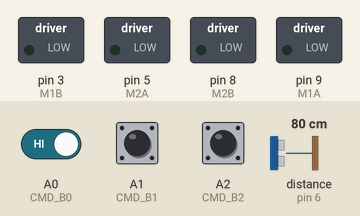
The sketch below on a simulated Arduino Uno, built with avr-gcc and run on an emulated ATmega328P. On the bench: switched loads named in the sketch (green lamp = pin HIGH). The inputs (shaded band) are chosen by the test bench; at power-on: A1 (CMD_B1) HIGH, A2 (CMD_B2) HIGH, A0 (CMD_B0) HIGH, distance to the obstacle (sensor on pin 6) 80 cm. The echo pulse lasts 58.3 µs per cm; pins used as bus, display or sensor lines are not drawn; what the sketch prints to the serial monitor is not drawn.

Above: at 2.2 s.
2.3 s: A1 (CMD_B1) pulled LOW for 0.15 s
At 2.38 s:
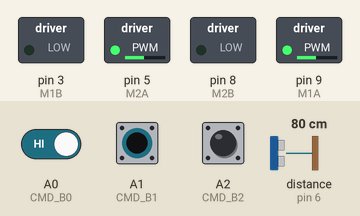
3.9 s: A2 (CMD_B2) pulled LOW for 0.15 s
At 3.98 s:
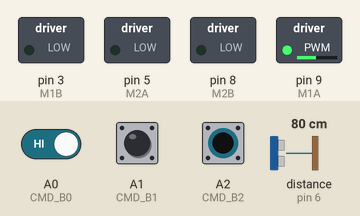
5.5 s: A2 (CMD_B2) pulled LOW for 3.2 s
At 9.2 s:
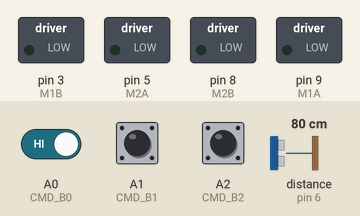
10.2 s: A1 (CMD_B1) pulled LOW for 3.2 s
At 10.6 s:
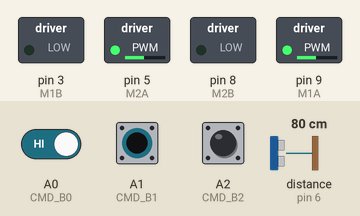
14.9 s: A0 (CMD_B0) driven LOW and A1 (CMD_B1) driven LOW
At 15.3 s:
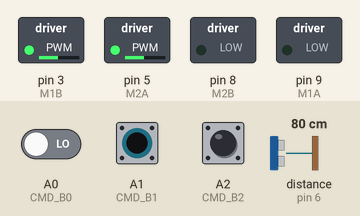
16.4 s: A1 (CMD_B1) driven HIGH
At 17.6 s:
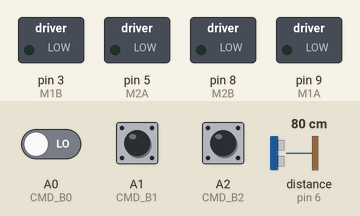
Timing chart, 0 to 18.9 s (numbered marks = the images above; inputs shaded):
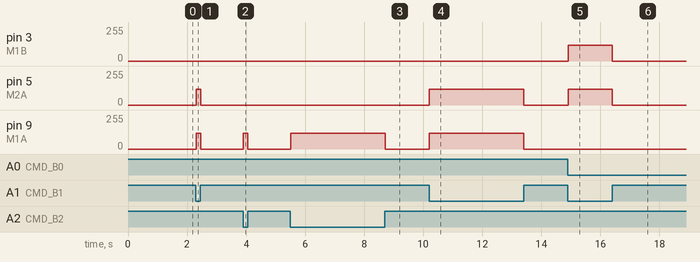

The sketch:

RoverRemote.ino
```cpp
/*
  Remote-Controlled Rover (MDD3A driver) — commanded by the Raspberry Pi
  ----------------------------------------------------------------------
  Successor to RoverTestV2.ino. The Pi (pi/rover_pi.py) holds a 3-bit
  command code on three GPIO pins; this sketch reads it and drives the
  motors. Code 5 hands control back to the original autonomous
  obstacle-avoidance loop.

  Command code (B2 B1 B0):
    0 stop | 1 forward | 2 backward | 3 left | 4 right | 5 autonomous
    6, 7   -> stop (7 is what the pullups read when the Pi is off or a
              wire is out — that makes "unplugged" fail safe)

  Wiring added on top of RoverTestV2:
    Pi GPIO17 (bit0) -> A0
    Pi GPIO27 (bit1) -> A1
    Pi GPIO22 (bit2) -> A2
    Pi GND           -> Arduino GND   (REQUIRED — common ground)
  The Pi's 3.3 V high is a valid HIGH for a 5 V Arduino input.

  Existing wiring (unchanged from RoverTestV2):
    3x ultrasonic: VCC -> 5V, GND -> GND
    Trig Right  (green) -> 10   Echo Right  -> 11
    Trig Middle (blue)  -> 2    Echo Middle -> 6
    Trig Left   (black) -> 12   Echo Left   -> 13
    MDD3A "2 PWM Input" mode:
    Motor 1 (right): M1A -> 9, M1B -> 3
    Motor 2 (left):  M2A -> 5, M2B -> 8

  Safety: a manual "forward" is still gated by the middle ultrasonic —
  the rover refuses to drive into anything closer than FORWARD_BLOCK_CM.
*/

// ---------------------------------------------------------------
// PIN DEFINITIONS
// ---------------------------------------------------------------

// Motor 1 (right side)
const int M1A = 9;
const int M1B = 3;

// Motor 2 (left side)
const int M2A = 5;
const int M2B = 8;

// Ultrasonic sensors
const int TRIG_MID   = 2;
const int ECHO_MID   = 6;
const int TRIG_RIGHT = 10;
const int ECHO_RIGHT = 11;
const int TRIG_LEFT  = 12;
const int ECHO_LEFT  = 13;

// Command bus from the Pi
const int CMD_B0 = A0;
const int CMD_B1 = A1;
const int CMD_B2 = A2;

// ---------------------------------------------------------------
// TUNING CONSTANTS
// ---------------------------------------------------------------

const int DRIVE_SPEED = 120;   // 0-255
const int TURN_SPEED  = 120;   // 0-255

const int OBSTACLE_DISTANCE_CM = 30;   // autonomous avoidance trigger
const int FORWARD_BLOCK_CM     = 20;   // manual forward hard stop
const unsigned long TURN_TIME_MS = 500;

// Command codes
const int CMD_STOP     = 0;
const int CMD_FORWARD  = 1;
const int CMD_BACKWARD = 2;
const int CMD_LEFT     = 3;
const int CMD_RIGHT    = 4;
const int CMD_AUTO     = 5;

// =================================================================
// PART 1: CAR MOVEMENT (MDD3A - 2 PWM Input mode)
// =================================================================

void stopMotors() {
  analogWrite(M1A, 0);
  analogWrite(M1B, 0);
  analogWrite(M2A, 0);
  analogWrite(M2B, 0);
}

void moveForward(int speed) {
  analogWrite(M1A, speed);
  analogWrite(M1B, 0);
  analogWrite(M2A, speed);
  analogWrite(M2B, 0);
}

void moveBackward(int speed) {
  analogWrite(M1A, 0);
  analogWrite(M1B, speed);
  analogWrite(M2A, 0);
  analogWrite(M2B, speed);
}

void turnLeft(int speed) {
  analogWrite(M1A, speed);  // right side forward
  analogWrite(M1B, 0);
  analogWrite(M2A, 0);      // left side reverse
  analogWrite(M2B, speed);
}

void turnRight(int speed) {
  analogWrite(M1A, 0);      // right side reverse
  analogWrite(M1B, speed);
  analogWrite(M2A, speed);  // left side forward
  analogWrite(M2B, 0);
}

void setupMotors() {
  pinMode(M1A, OUTPUT);
  pinMode(M1B, OUTPUT);
  pinMode(M2A, OUTPUT);
  pinMode(M2B, OUTPUT);
  stopMotors();
}

// =================================================================
// PART 2: ULTRASONIC SENSORS
// =================================================================

void setupUltrasonic() {
  pinMode(TRIG_MID, OUTPUT);
  pinMode(ECHO_MID, INPUT);
  pinMode(TRIG_RIGHT, OUTPUT);
  pinMode(ECHO_RIGHT, INPUT);
  pinMode(TRIG_LEFT, OUTPUT);
  pinMode(ECHO_LEFT, INPUT);
}

// Returns distance in cm, or 400 (treated as "clear") if no echo received.
long readDistanceCM(int trigPin, int echoPin) {
  digitalWrite(trigPin, LOW);
  delayMicroseconds(2);
  digitalWrite(trigPin, HIGH);
  delayMicroseconds(10);
  digitalWrite(trigPin, LOW);

  long duration = pulseIn(echoPin, HIGH, 30000); // 30ms timeout ~5m range

  if (duration == 0) {
    return 400;
  }

  return duration * 0.0343 / 2;
}

long getMiddleDistance() { return readDistanceCM(TRIG_MID, ECHO_MID); }
long getRightDistance()  { return readDistanceCM(TRIG_RIGHT, ECHO_RIGHT); }
long getLeftDistance()   { return readDistanceCM(TRIG_LEFT, ECHO_LEFT); }

// =================================================================
// PART 3: COMMAND BUS FROM THE PI
// =================================================================

void setupCommandBus() {
  // Pullups make the idle/unplugged state read 0b111 = 7 -> stop.
  pinMode(CMD_B0, INPUT_PULLUP);
  pinMode(CMD_B1, INPUT_PULLUP);
  pinMode(CMD_B2, INPUT_PULLUP);
}

int readCode() {
  return (digitalRead(CMD_B0) == HIGH ? 1 : 0)
       | (digitalRead(CMD_B1) == HIGH ? 2 : 0)
       | (digitalRead(CMD_B2) == HIGH ? 4 : 0);
}

// The Pi cannot set all three pins at once, so a change can briefly show a
// mixed code. Two identical reads 5 ms apart = settled; -1 = still changing.
int readCodeDebounced() {
  int first = readCode();
  delay(5);
  int second = readCode();
  return (first == second) ? first : -1;
}

// =================================================================
// PART 4: AUTONOMOUS MODE (the original RoverTestV2 behaviour)
// =================================================================

void avoidObstacle() {
  stopMotors();
  delay(100);

  long leftDist = getLeftDistance();

  Serial.print("Left: ");
  Serial.print(leftDist);
  Serial.println(" cm");

  if (leftDist > OBSTACLE_DISTANCE_CM) {
    Serial.println("Turning left");
    turnLeft(TURN_SPEED);
  } else {
    Serial.println("Turning right");
    turnRight(TURN_SPEED);
  }

  delay(TURN_TIME_MS);
  stopMotors();
}

void autonomousStep() {
  long midDist = getMiddleDistance();

  if (midDist < OBSTACLE_DISTANCE_CM) {
    avoidObstacle();
  } else {
    moveForward(DRIVE_SPEED);
  }
}

// =================================================================
// MAIN
// =================================================================

int lastCode = CMD_STOP;

void setup() {
  Serial.begin(9600);
  setupMotors();
  setupUltrasonic();
  setupCommandBus();
  delay(1000); // let sensors settle
  Serial.println("RoverRemote ready — waiting for Pi commands");
}

void loop() {
  int code = readCodeDebounced();
  if (code < 0) {
    return; // mid-transition — keep doing what we were doing
  }
  if (code != lastCode) {
    Serial.print("command code: ");
    Serial.println(code);
    lastCode = code;
  }

  switch (code) {
    case CMD_FORWARD: {
      // Manual forward still refuses to ram what's straight ahead.
      long midDist = getMiddleDistance();
      if (midDist < FORWARD_BLOCK_CM) {
        stopMotors();
      } else {
        moveForward(DRIVE_SPEED);
      }
      break;
    }
    case CMD_BACKWARD:
      moveBackward(DRIVE_SPEED);
      break;
    case CMD_LEFT:
      turnLeft(TURN_SPEED);
      break;
    case CMD_RIGHT:
      turnRight(TURN_SPEED);
      break;
    case CMD_AUTO:
      autonomousStep();
      break;
    case CMD_STOP:
    default: // 6 and 7 included: unknown or unplugged -> stop
      stopMotors();
      break;
  }
}
```

Measured:
- after the input at 2.3 s, pin 5 (M2A), pin 9 (M1A): 0/255 → 120/255 at once, → 0/255 0.14 s later
- after the input at 3.9 s, pin 9 (M1A): 0/255 → 120/255 at once, → 0/255 0.15 s later
- after the input at 5.5 s, pin 9 (M1A): 0/255 → 120/255 at once, → 0/255 3.2 s later
- after the input at 10.2 s, pin 5 (M2A), pin 9 (M1A): 0/255 → 120/255 at once, → 0/255 3.2 s later
- after the input at 14.9 s, pin 3 (M1B), pin 5 (M2A): 0/255 → 120/255 at once
- after the input at 16.4 s, pin 3 (M1B), pin 5 (M2A): 120/255 → 0/255 at once
